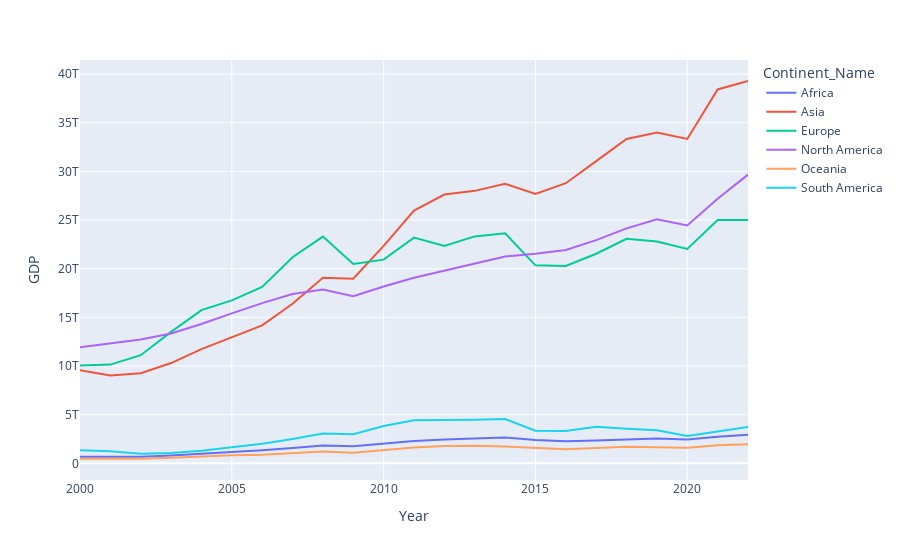

The notebook cell this image was saved under:
### Markdown cell above
### GDP Race

### Code cell
gdp_data = df[df.GDP.isna()==False].groupby(["Continent_Name","Year"])["GDP"].sum().reset_index()
px.line(gdp_data, x = "Year", y = "GDP", color = "Continent_Name")
